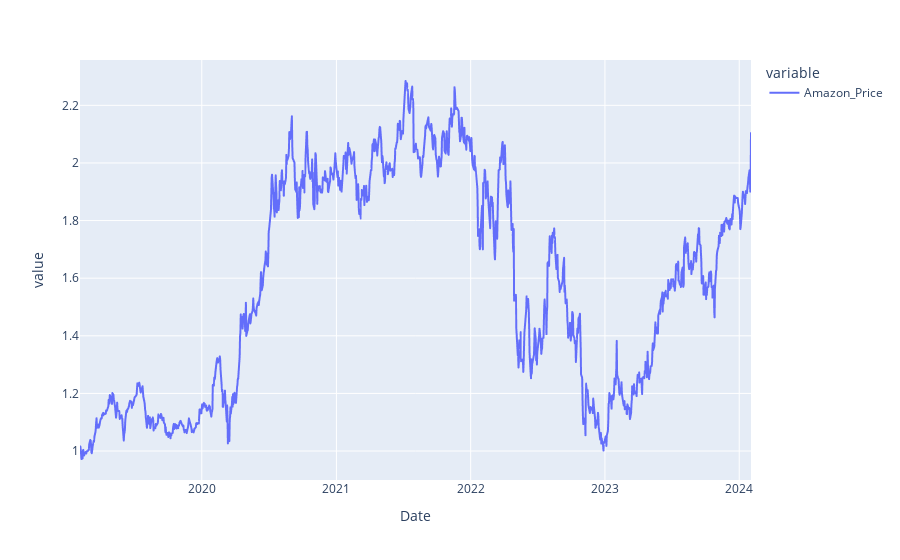

The cell this chart's notebook holds for it:
### Code cell
fig = px.line(data_frame=df_price_new['Amazon_Price'])
fig.show()

### Figure 1 — Plotly figure (JSON) as saved in the notebook; plotly's stock layout.template omitted (floating-point values rounded to 4 significant figures; data arrays with more than 128 entries replaced by an {"elided": "..."} marker saying what was removed)
{"data": [{"hovertemplate": "variable=Amazon_Price<br>Date=%{x}<br>value=%{y}<extra></extra>", "legendgroup": "Amazon_Price", "line": {"color": "#636efa", "dash": "solid"}, "marker": {"symbol": "circle"}, "mode": "lines", "name": "Amazon_Price", "showlegend": true, "type": "scattergl", "x": {"elided": "1243 str values"}, "xaxis": "x", "y": {"elided": "1243 float values"}, "yaxis": "y"}], "layout": {"legend": {"title": {"text": "variable"}, "tracegroupgap": 0}, "margin": {"t": 60}, "xaxis": {"anchor": "y", "domain": [0, 1], "title": {"text": "Date"}}, "yaxis": {"anchor": "x", "domain": [0, 1], "title": {"text": "value"}}}}
